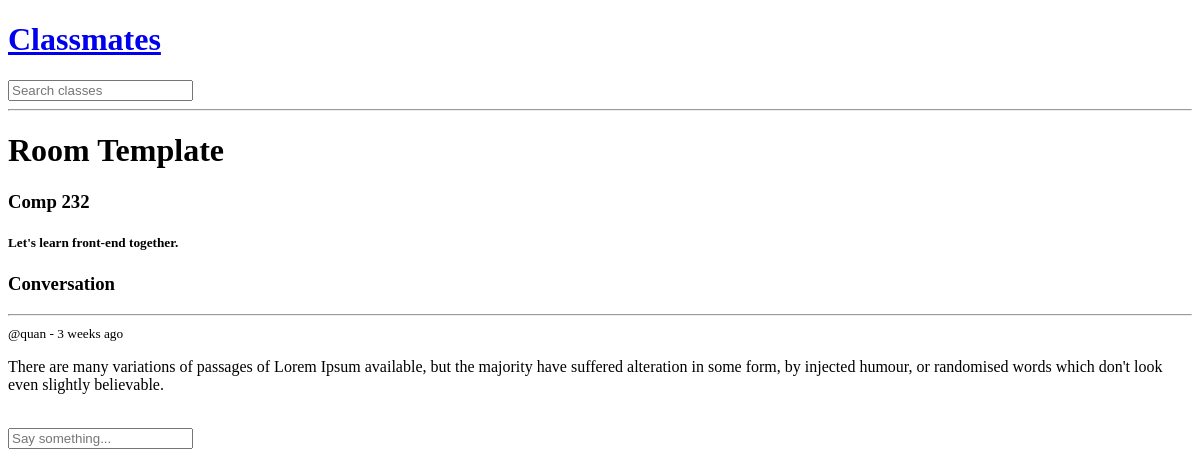
Page /room/1 on the earlier database version.
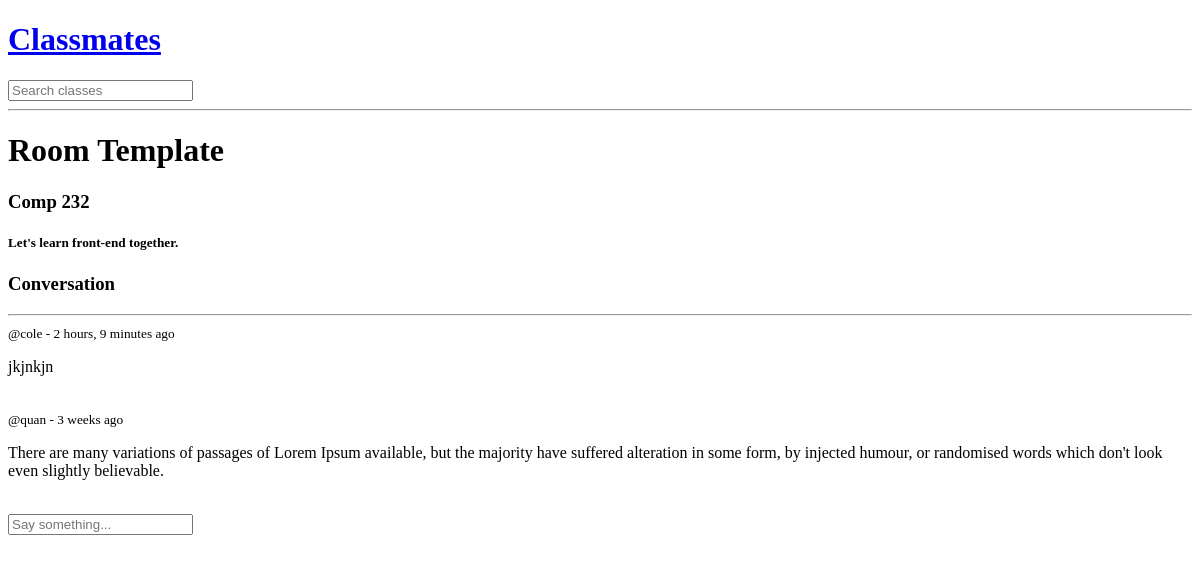
Same page on the later database version.
### base/models.py (models this page shows, shortened)
class Message(models.Model):
    user = models.ForeignKey(User, on_delete=models.CASCADE)
    room = models.ForeignKey(Room, on_delete=models.CASCADE)  # or SET_NULL
    body = models.TextField()
    updated = models.DateTimeField(auto_now=True)
    created = models.DateTimeField(auto_now_add=True)

### base/views.py (the view)
# urls.py: path('room/<str:pk>', views.room, name="room"),
def room(request, pk):
    room = Room.objects.get(id=pk)
    room_messages = room.message_set.all().order_by('-created')
    participants = room.participants.all()
    context = {
        'room': room,
        'room_messages': room_messages,
        'participants': participants
    }
    return render(request, 'base/room.html', context)

### base/templates/base/room.html
{% extends 'main.html' %} {% block content %} <h1>Room Template</h1>
<div>
  <h3>{{ room.name }}</h3>
  <h5>{{ room.description }}</h5>
  <div class="conversation-wraper">
    <h3>Conversation</h3>
    <hr> {% for message in room_messages %} <div>
      <small>@{{message.user}} - {{message.created|timesince}} ago</small>
      <p>{{message.body}}</p>
    </div>
    <br>{% endfor %}
  </div>
  <div class="conversation-form">
    <form method="POST" action=""> {% csrf_token %} <input type="text" name="body" placeholder="Say something..." />
    </form>
  </div>
</div> {% endblock %}

Differences in the rows shown:
added Message: user "cole", created "2 hours, 9 minutes", body "jkjnkjn"
